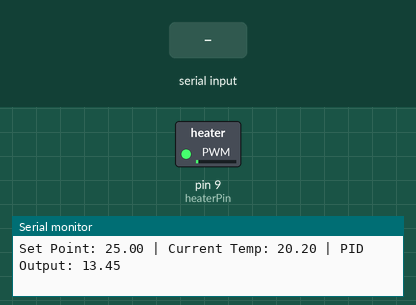
The sketch below on a simulated Arduino Uno, built with avr-gcc and run on an emulated ATmega328P. Parts: switched loads named in the sketch (green lamp = pin HIGH), the last lines printed to the serial monitor. The inputs (shaded band) are chosen by the test bench.

Above: at 1.2 s.
1.3 s: "90,45\n" received over Serial
At 4.2 s:
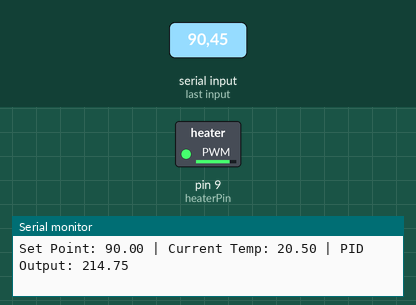
4.3 s: "5\n" received over Serial
At 6.8 s:
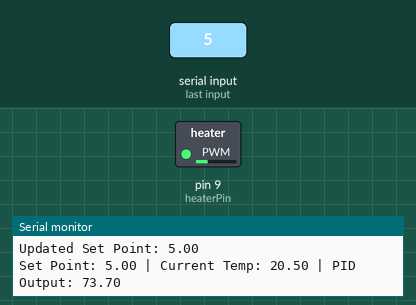
Timing chart, 0 to 13.3 s (numbered marks = the images above; inputs shaded):
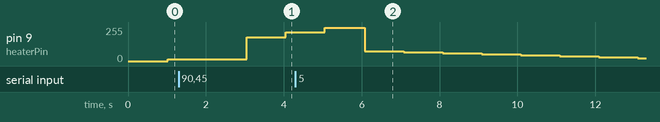

The sketch:

sketch_nov16a.ino
```cpp
// PID Heater Control for Arduino

#include <PID_v1.h>

// Define the pins
const int heaterPin = 9;  // PWM pin to control the heater
const int tempSensorPin = A0;  // Analog pin for temperature sensor (not used for now)

// Define variables for PID
double setPoint = 25.0; // Target temperature in degrees Celsius (initially 25.0)
double input;           // Current temperature (simulated for now)
double output;          // PID output to control the heater

// PID Tuning Parameters
double Kp = 2.0;  // Proportional gain
double Ki = 5.0;  // Integral gain
double Kd = 1.0;  // Derivative gain

// Initialize PID
PID myPID(&input, &output, &setPoint, Kp, Ki, Kd, DIRECT);

void setup() {
  Serial.begin(9600);
  pinMode(heaterPin, OUTPUT);

  // Initialize the PID controller
  myPID.SetMode(AUTOMATIC);
  myPID.SetOutputLimits(0, 255); // PWM range for Arduino (0-255)

  Serial.println("PID Heater Control Started");
}

void loop() {
  // Simulate the current temperature
  input = getSimulatedTemperature();

  // Compute PID
  myPID.Compute();

  // Output to the heater (for now, we just print the value)
  analogWrite(heaterPin, output);

  // Debug output
  Serial.print("Set Point: ");
  Serial.print(setPoint);
  Serial.print(" | Current Temp: ");
  Serial.print(input);
  Serial.print(" | PID Output: ");
  Serial.println(output);

  // Simulate a change in temperature target for testing
  if (Serial.available() > 0) {
    String inputString = Serial.readStringUntil('\n');
    setPoint = inputString.toFloat();
    Serial.print("Updated Set Point: ");
    Serial.println(setPoint);
  }

  delay(1000); // Update every second
}

// Function to simulate temperature changes (replace with actual sensor later)
double getSimulatedTemperature() {
  static double simulatedTemp = 20.0; // Initial simulated temperature

  // Adjust simulated temperature toward setPoint for testing
  if (simulatedTemp < setPoint) {
    simulatedTemp += 0.1; // Heating up
  } else if (simulatedTemp > setPoint) {
    simulatedTemp -= 0.1; // Cooling down
  }

  return simulatedTemp;
}
```
